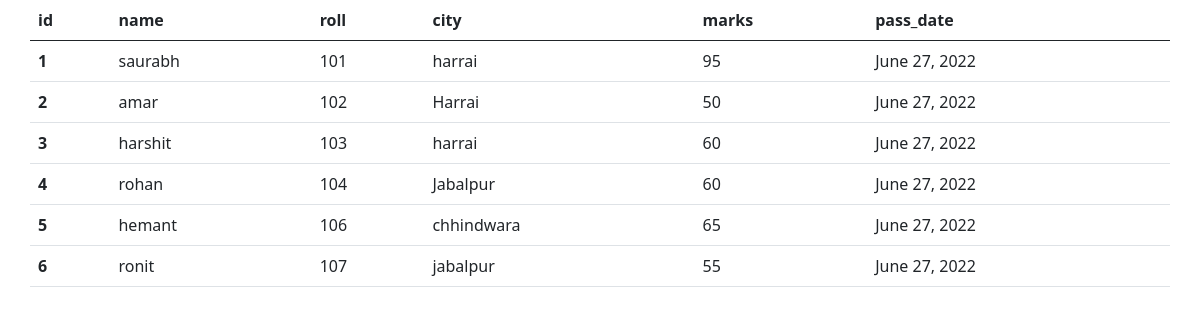
The page / on the database its author committed.
### enroll/models.py (models this page shows)
class Student(models.Model):
    name = models.CharField(max_length=70)
    roll = models.IntegerField(unique=True,null=True)
    city = models.CharField(max_length=70)
    marks = models.IntegerField()
    pass_date = models.DateField()

### enroll/views.py (the view)
# urls.py: 2. Add a URL to urlpatterns:  path('', views.home, name='home')
def home(request):
    stu = Student.objects.all()
    tea = Teacher.objects.all()
    student_data=stu.union(tea)
    print(student_data.query)
    return render(request,'enroll/home.html',{'student_data':student_data})

### enroll/templates/enroll/home.html (shortened to what this page needs)
<!DOCTYPE html>
<html lang="en">
<head>
    <link href="https://cdn.jsdelivr.net/npm/bootstrap@5.0.2/dist/css/bootstrap.min.css" rel="stylesheet">
</head>
<body>
    <table class="table container">
        <thead>
          <tr>
            <th scope="col">id</th>
            <th scope="col">name</th>
            <th scope="col">roll</th>
            <th scope="col">city</th>
            <th scope="col">marks</th>
            <th scope="col">pass_date</th>
          </tr>
        </thead>
        <tbody>
        {% for student in student_data %}
            <tr>
                <th scope="row">{{student.id}}</th>
                <td>{{student.name}}</td>
                <td>{{student.roll}}</td>
                <td>{{student.city}}</td>
                <td>{{student.marks}}</td>
                <td>{{student.pass_date}}</td>
            </tr>
        {% endfor %}
        </tbody>
      </table>
</body>
</html>

### rows shown on the page
Student: id "1", name "saurabh", roll "101", city "harrai", marks "95", pass_date "June 27, 2022"
Student: id "2", name "amar", roll "102", city "Harrai", marks "50", pass_date "June 27, 2022"
Student: id "3", name "harshit", roll "103", city "harrai", marks "60", pass_date "June 27, 2022"
Student: id "4", name "rohan", roll "104", city "Jabalpur", marks "60", pass_date "June 27, 2022"
Student: id "5", name "hemant", roll "106", city "chhindwara", marks "65", pass_date "June 27, 2022"
Student: id "6", name "ronit", roll "107", city "jabalpur", marks "55", pass_date "June 27, 2022"
